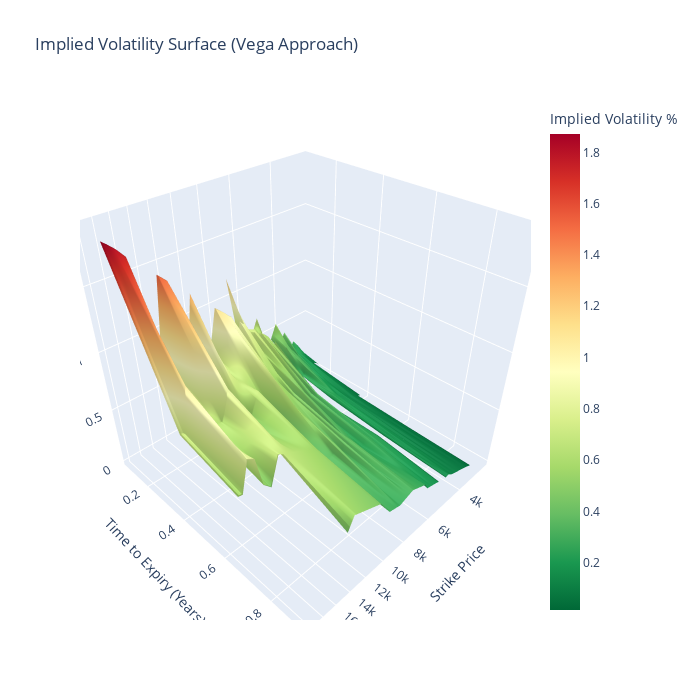

The code cell stored with this chart in its notebook:
### Code cell
# Define the columns needed from your data
strikes = btc_data['Strike Price'].values
times_to_expiration = btc_data['Time to Expiration'].values
implied_vols = btc_data['Vega_implied_volatility'].values

# Create meshgrid for strikes and times_to_expiration
X, Y = np.meshgrid(np.unique(strikes), np.unique(times_to_expiration))

# Interpolate the implied volatilities to fill the grid
Z = griddata((strikes, times_to_expiration), implied_vols, (X, Y), method='linear')

# Create the interactive 3D surface plot with color scale title


fig = go.Figure(data=[go.Surface(
    z=Z, x=X, y=Y, colorscale='RdYlGn_r',  # Green-to-red color scale
    colorbar=dict(title="Implied Volatility %")
)])


fig.update_layout(
    title='Implied Volatility Surface (Vega Approach)',
    autosize=False,
    width=700,
    height=700,
    scene=dict(
        xaxis_title='Strike Price',
        yaxis_title='Time to Expiry (Years)',
        zaxis_title='Implied Volatility %',
        xaxis=dict(type="log"),
        aspectmode="cube"  # Ensures equal aspect ratio for x, y, and z
    )
)

fig.show()

### Figure 1 — Plotly figure (JSON) as saved in the notebook; plotly's stock layout.template omitted (floating-point values rounded to 4 significant figures; data arrays with more than 128 entries replaced by an {"elided": "..."} marker saying what was removed)
{"data": [{"colorbar": {"title": {"text": "Implied Volatility %"}}, "colorscale": [[0, "rgb(0,104,55)"], [0.1, "rgb(26,152,80)"], [0.2, "rgb(102,189,99)"], [0.3, "rgb(166,217,106)"], [0.4, "rgb(217,239,139)"], [0.5, "rgb(255,255,191)"], [0.6, "rgb(254,224,139)"], [0.7, "rgb(253,174,97)"], [0.8, "rgb(244,109,67)"], [0.9, "rgb(215,48,39)"], [1, "rgb(165,0,38)"]], "type": "surface", "x": {"elided": "6x70 int values"}, "y": {"elided": "6x70 float values"}, "z": {"elided": "6x70 float values"}}], "layout": {"autosize": false, "height": 700, "scene": {"aspectmode": "cube", "xaxis": {"title": {"text": "Strike Price"}, "type": "log"}, "yaxis": {"title": {"text": "Time to Expiry (Years)"}}, "zaxis": {"title": {"text": "Implied Volatility %"}}}, "title": {"text": "Implied Volatility Surface (Vega Approach)"}, "width": 700}}
